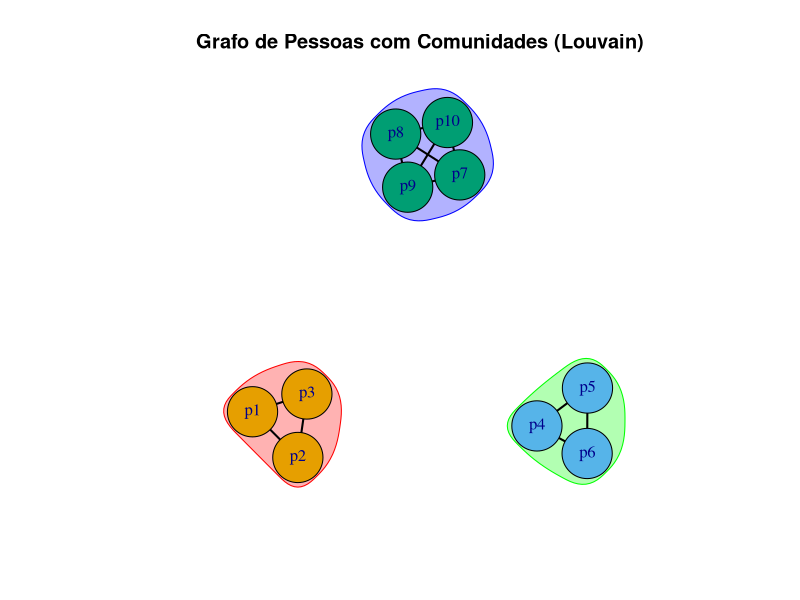

Generate this figure with R: (Note: this script raises an error after producing the figure.)
####============================================
#### Aplicação da modularidade - César Macieira
####============================================
rm(list=ls(all=T))

# Packages
if(!require(igraph)){ install.packages("igraph"); require(igraph)}

#Functions
AlocLikelihoodIndC2 = function(n,theta.real,
                               mu1.real,mu2.real,
                               mu1.estimate,mu2.estimate){
  set.seed(13)
  MatrixU = t(cbind(replicate(theta.real[1]*n,sapply(mu1.real,function(x)rbinom(1,1,x))), 
                    replicate(theta.real[2]*n,sapply(mu2.real,function(x)rbinom(1,1,x)))))
  mu.estimate = rbind(mu1.estimate,mu2.estimate)
  MatrixLikelihoods = matrix(NA, ncol = n, nrow = length(theta.real))
  for(k in 1:length(theta.real)){
    for(i in 1:n){
      MatrixLikelihoods[k,i] = prod(mu.estimate[k,]^MatrixU[i,])
    }
  }
  Community1 = Community2 = 0
  Allocation = matrix(nrow = 1, ncol = n) 
  for(i in 1:n){
    if(MatrixLikelihoods[1,i] == MatrixLikelihoods[2,i]){
      choicedraw = sample(x = c(1,2), size = 1, prob = c(theta.real[1],theta.real[2]))
      if(choicedraw == 1){
        Community1 = Community1 + 1
        Allocation[1,i] = 1
      }else if(choicedraw == 2){
        Community2 = Community2 + 1
        Allocation[1,i] = 2
      }
    }else 
      if(which.max(MatrixLikelihoods[,i]) == 1){
        Community1 = Community1 + 1
        Allocation[1,i] = 1
      }else if(which.max(MatrixLikelihoods[,i]) == 2){
        Community2 = Community2 + 1
        Allocation[1,i] = 2
      }
  }
  results = list()
  results$MatrixLikelihoods = MatrixLikelihoods
  results$Allocation = Allocation
  results$PropAllocation = rbind(Community1/n,Community2/n)
  return(results)
}
AlocLikelihoodIndC3 = function(n,theta.real,
                               mu1.real,mu2.real,mu3.real,
                               mu1.estimate,mu2.estimate,mu3.estimate){
  set.seed(13)
  MatrixU = t(cbind(replicate(theta.real[1]*n,sapply(mu1.real,function(x)rbinom(1,1,x))), 
                    replicate(theta.real[2]*n,sapply(mu2.real,function(x)rbinom(1,1,x))),
                    replicate(theta.real[3]*n,sapply(mu3.real,function(x)rbinom(1,1,x)))))
  mu.estimate = rbind(mu1.estimate,mu2.estimate,mu3.estimate)
  MatrixLikelihoods = matrix(NA, ncol = n, nrow = length(theta.real))
  for(k in 1:length(theta.real)){
    for(i in 1:n){
      MatrixLikelihoods[k,i] = prod(mu.estimate[k,]^MatrixU[i,])
    }
  }
  Community1 = Community2 = Community3 = 0
  Allocation = matrix(nrow = 1, ncol = n) 
  for(i in 1:n){
    if(MatrixLikelihoods[1,i] == MatrixLikelihoods[2,i] & MatrixLikelihoods[1,i] == MatrixLikelihoods[3,i]){
      choicedraw = sample(x = c(1,2,3), size = 1, prob = c(theta.real[1],theta.real[2],theta.real[3]))
      if(choicedraw == 1){ 
        Community1 = Community1 + 1; Allocation[1,i] = 1 
      }else if(choicedraw == 2){ 
        Community2 = Community2 + 1; Allocation[1,i] = 2 
      }else if(choicedraw == 3){ 
        Community3 = Community3 + 1; Allocation[1,i] = 3 
      }
    }else if(which.max(MatrixLikelihoods[,i]) == 1 & MatrixLikelihoods[1,i] == MatrixLikelihoods[2,i]){
      choicedraw = sample(x = c(1,2), size = 1, prob = c(theta.real[1],theta.real[2]))
      if(choicedraw == 1){ 
        Community1 = Community1 + 1; Allocation[1,i] = 1  
      }
      else if(choicedraw == 2){ 
        Community2 = Community2 + 1; Allocation[1,i] = 2 
      }
    }else if(which.max(MatrixLikelihoods[,i]) == 1 & MatrixLikelihoods[1,i] == MatrixLikelihoods[3,i]){
      choicedraw = sample(x = c(1,3), size = 1, prob = c(theta.real[1],theta.real[3]))
      if(choicedraw == 1){ 
        Community1 = Community1 + 1; Allocation[1,i] = 1 
      }
      else if(choicedraw == 3){ 
        Community3 = Community3 + 1; Allocation[1,i] = 3 
      }
    }else if(which.max(MatrixLikelihoods[,i]) == 2 & MatrixLikelihoods[2,i] == MatrixLikelihoods[3,i]){
      choicedraw = sample(x = c(2,3), size = 1, prob = c(theta.real[2],theta.real[3]))
      if(choicedraw == 2){ 
        Community2 = Community2 + 1; Allocation[1,i] = 2 
      }
      else if(choicedraw == 3){ 
        Community3 = Community3 + 1; Allocation[1,i] = 3 
      }
    }else if(which.max(MatrixLikelihoods[,i]) == 1){
      Community1 = Community1 + 1; Allocation[1,i] = 1
    }else if(which.max(MatrixLikelihoods[,i]) == 2){
      Community2 = Community2 + 1; Allocation[1,i] = 2
    }else if(which.max(MatrixLikelihoods[,i]) == 3){
      Community3 = Community3 + 1; Allocation[1,i] = 3
    }
  }
  results = list()
  results$MatrixLikelihoods = MatrixLikelihoods
  results$Allocation = Allocation
  results$PropAllocation = rbind(Community1/n,Community2/n,Community3/n)
  return(results)
  
}
AlocLikelihoodIndC4 = function(n,theta.real,
                               mu1.real,mu2.real,mu3.real,mu4.real,
                               mu1.estimate,mu2.estimate,mu3.estimate,mu4.estimate){
  set.seed(13)
  MatrixU = t(cbind(replicate(theta.real[1]*n,sapply(mu1.real,function(x)rbinom(1,1,x))), 
                    replicate(theta.real[2]*n,sapply(mu2.real,function(x)rbinom(1,1,x))),
                    replicate(theta.real[3]*n,sapply(mu3.real,function(x)rbinom(1,1,x))),
                    replicate(theta.real[4]*n,sapply(mu4.real,function(x)rbinom(1,1,x)))))
  mu.estimate = rbind(mu1.estimate,mu2.estimate,mu3.estimate,mu4.estimate)
  MatrixLikelihoods = matrix(NA, ncol = n, nrow = length(theta.real))
  for(k in 1:length(theta.real)){
    for(i in 1:n){
      MatrixLikelihoods[k,i] = prod(mu.estimate[k,]^MatrixU[i,])
    }
  }
  Community1 = Community2 = Community3 = Community4 = 0
  Allocation = matrix(nrow = 1, ncol = n) 
  for(i in 1:n){
    if(MatrixLikelihoods[1,i] == MatrixLikelihoods[2,i] & 
       MatrixLikelihoods[1,i] == MatrixLikelihoods[3,i] &
       MatrixLikelihoods[1,i] == MatrixLikelihoods[4,i]){#Empate entre 1, 2, 3 e 4
      choicedraw = sample(x = c(1,2,3,4), size = 1, prob = c(theta.real[1],theta.real[2],theta.real[3],theta.real[4]))
      if(choicedraw == 1){ 
        Community1 = Community1 + 1; Allocation[1,i] = 1 
      }else if(choicedraw == 2){ 
        Community2 = Community2 + 1; Allocation[1,i] = 2 
      }else if(choicedraw == 3){ 
        Community3 = Community3 + 1; Allocation[1,i] = 3 
      }else if(choicedraw == 4){ 
        Community4 = Community4 + 1; Allocation[1,i] = 4 
      }
    }else if(which.max(MatrixLikelihoods[,i]) == 1 &
             MatrixLikelihoods[1,i] == MatrixLikelihoods[2,i] & 
             MatrixLikelihoods[1,i] == MatrixLikelihoods[3,i]){#Empate entre 1, 2 e 3
      choicedraw = sample(x = c(1,2,3), size = 1, prob = c(theta.real[1],theta.real[2],theta.real[3]))
      if(choicedraw == 1){ 
        Community1 = Community1 + 1; Allocation[1,i] = 1 
      }else if(choicedraw == 2){ 
        Community2 = Community2 + 1; Allocation[1,i] = 2 
      }else if(choicedraw == 3){ 
        Community3 = Community3 + 1; Allocation[1,i] = 3 
      }
    }else if(which.max(MatrixLikelihoods[,i]) == 1 &
             MatrixLikelihoods[1,i] == MatrixLikelihoods[2,i] &
             MatrixLikelihoods[1,i] == MatrixLikelihoods[4,i]){#Empate entre 1, 2 e 4
      choicedraw = sample(x = c(1,2,4), size = 1, prob = c(theta.real[1],theta.real[2],theta.real[4]))
      if(choicedraw == 1){ 
        Community1 = Community1 + 1; Allocation[1,i] = 1 
      }else if(choicedraw == 2){ 
        Community2 = Community2 + 1; Allocation[1,i] = 2 
      }else if(choicedraw == 4){ 
        Community4 = Community4 + 1; Allocation[1,i] = 4 
      }
    }else if(which.max(MatrixLikelihoods[,i]) == 1 &
             MatrixLikelihoods[1,i] == MatrixLikelihoods[3,i] &
             MatrixLikelihoods[1,i] == MatrixLikelihoods[4,i]){#Empate entre 1, 3 e 4
      choicedraw = sample(x = c(1,3,4), size = 1, prob = c(theta.real[1],theta.real[3],theta.real[4]))
      if(choicedraw == 1){ 
        Community1 = Community1 + 1; Allocation[1,i] = 1 
      }else if(choicedraw == 3){ 
        Community3 = Community3 + 1; Allocation[1,i] = 3 
      }else if(choicedraw == 4){ 
        Community4 = Community4 + 1; Allocation[1,i] = 4 
      }
    }else if(which.max(MatrixLikelihoods[,i]) == 2 &
             MatrixLikelihoods[2,i] == MatrixLikelihoods[3,i] &
             MatrixLikelihoods[2,i] == MatrixLikelihoods[4,i]){#Empate entre 2, 3 e 4
      choicedraw = sample(x = c(2,3,4), size = 1, prob = c(theta.real[2],theta.real[3],theta.real[4]))
      if(choicedraw == 2){ 
        Community2 = Community2 + 1; Allocation[1,i] = 2 
      }else if(choicedraw == 3){ 
        Community3 = Community3 + 1; Allocation[1,i] = 3 
      }else if(choicedraw == 4){ 
        Community4 = Community4 + 1; Allocation[1,i] = 4 
      }
    }else if(which.max(MatrixLikelihoods[,i]) == 1 & MatrixLikelihoods[1,i] == MatrixLikelihoods[2,i]){#Empate entre 1 e 2
      choicedraw = sample(x = c(1,2), size = 1, prob = c(theta.real[1],theta.real[2]))
      if(choicedraw == 1){ 
        Community1 = Community1 + 1; Allocation[1,i] = 1  
      }
      else if(choicedraw == 2){ 
        Community2 = Community2 + 1; Allocation[1,i] = 2 
      }
    }else if(which.max(MatrixLikelihoods[,i]) == 1 & MatrixLikelihoods[1,i] == MatrixLikelihoods[3,i]){#Empate entre 1 e 3
      choicedraw = sample(x = c(1,3), size = 1, prob = c(theta.real[1],theta.real[3]))
      if(choicedraw == 1){ 
        Community1 = Community1 + 1; Allocation[1,i] = 1 
      }
      else if(choicedraw == 3){ 
        Community3 = Community3 + 1; Allocation[1,i] = 3 
      }
    }else if(which.max(MatrixLikelihoods[,i]) == 1 & MatrixLikelihoods[1,i] == MatrixLikelihoods[4,i]){#Empate entre 1 e 4
      choicedraw = sample(x = c(1,4), size = 1, prob = c(theta.real[1],theta.real[4]))
      if(choicedraw == 1){ 
        Community1 = Community1 + 1; Allocation[1,i] = 1 
      }
      else if(choicedraw == 4){ 
        Community4 = Community4 + 1; Allocation[1,i] = 4 
      }
    }else if(which.max(MatrixLikelihoods[,i]) == 2 & MatrixLikelihoods[2,i] == MatrixLikelihoods[3,i]){#Empate entre 2 e 3
      choicedraw = sample(x = c(2,3), size = 1, prob = c(theta.real[2],theta.real[3]))
      if(choicedraw == 2){ 
        Community2 = Community2 + 1; Allocation[1,i] = 2 
      }else if(choicedraw == 3){ 
        Community3 = Community3 + 1; Allocation[1,i] = 3 
      }
    }else if(which.max(MatrixLikelihoods[,i]) == 2 & MatrixLikelihoods[2,i] == MatrixLikelihoods[4,i]){#Empate entre 2 e 4
      choicedraw = sample(x = c(2,4), size = 1, prob = c(theta.real[2],theta.real[4]))
      if(choicedraw == 2){ 
        Community2 = Community2 + 1; Allocation[1,i] = 2 
      }else if(choicedraw == 4){ 
        Community4 = Community4 + 1; Allocation[1,i] = 4 
      }
    }else if(which.max(MatrixLikelihoods[,i]) == 3 & MatrixLikelihoods[3,i] == MatrixLikelihoods[4,i]){#Empate entre 3 e 4
      choicedraw = sample(x = c(3,4), size = 1, prob = c(theta.real[3],theta.real[4]))
      if(choicedraw == 3){ 
        Community3 = Community3 + 1; Allocation[1,i] = 3 
      }else if(choicedraw == 4){ 
        Community4 = Community4 + 1; Allocation[1,i] = 4 
      }
    }else if(which.max(MatrixLikelihoods[,i]) == 1){
      Community1 = Community1 + 1; Allocation[1,i] = 1
    }else if(which.max(MatrixLikelihoods[,i]) == 2){
      Community2 = Community2 + 1; Allocation[1,i] = 2
    }else if(which.max(MatrixLikelihoods[,i]) == 3){
      Community3 = Community3 + 1; Allocation[1,i] = 3
    }else if(which.max(MatrixLikelihoods[,i]) == 4){
      Community4 = Community4 + 1; Allocation[1,i] = 4
    }
  }
  results = list()
  results$MatrixLikelihoods = MatrixLikelihoods
  results$Allocation = Allocation
  results$PropAllocation = rbind(Community1/n,Community2/n,Community3/n,Community4/n)
  return(results)
  
}
AlocLikelihoodIndC5 = function(n,theta.real,
                               mu1.real,mu2.real,mu3.real,mu4.real,mu5.real,
                               mu1.estimate,mu2.estimate,mu3.estimate,mu4.estimate,mu5.estimate){
  set.seed(13)
  MatrixU = t(cbind(replicate(theta.real[1]*n,sapply(mu1.real,function(x)rbinom(1,1,x))), 
                    replicate(theta.real[2]*n,sapply(mu2.real,function(x)rbinom(1,1,x))),
                    replicate(theta.real[3]*n,sapply(mu3.real,function(x)rbinom(1,1,x))),
                    replicate(theta.real[4]*n,sapply(mu4.real,function(x)rbinom(1,1,x))),
                    replicate(theta.real[5]*n,sapply(mu5.real,function(x)rbinom(1,1,x)))))
  mu.estimate = rbind(mu1.estimate,mu2.estimate,mu3.estimate,mu4.estimate,mu5.estimate)
  MatrixLikelihoods = matrix(NA, ncol = n, nrow = length(theta.real))
  for(k in 1:length(theta.real)){
    for(i in 1:n){
      MatrixLikelihoods[k,i] = prod(mu.estimate[k,]^MatrixU[i,])
    }
  }
  Community1 = Community2 = Community3 = Community4 = Community5 = 0
  Allocation = matrix(nrow = 1, ncol = n) 
  for(i in 1:n){
    if(MatrixLikelihoods[1,i] == MatrixLikelihoods[2,i] & 
       MatrixLikelihoods[1,i] == MatrixLikelihoods[3,i] &
       MatrixLikelihoods[1,i] == MatrixLikelihoods[4,i] &
       MatrixLikelihoods[1,i] == MatrixLikelihoods[5,i]){#Empate entre 1, 2, 3, 4 e 5
      choicedraw = sample(x = c(1,2,3,4,5), size = 1, prob = c(theta.real[1],theta.real[2],theta.real[3],theta.real[4],theta.real[5]))
      if(choicedraw == 1){ 
        Community1 = Community1 + 1; Allocation[1,i] = 1 
      }else if(choicedraw == 2){ 
        Community2 = Community2 + 1; Allocation[1,i] = 2 
      }else if(choicedraw == 3){ 
        Community3 = Community3 + 1; Allocation[1,i] = 3 
      }else if(choicedraw == 4){ 
        Community4 = Community4 + 1; Allocation[1,i] = 4 
      }else if(choicedraw == 5){ 
        Community5 = Community5 + 1; Allocation[1,i] = 5 
      }
    }else if(MatrixLikelihoods[1,i] == MatrixLikelihoods[2,i] & 
             MatrixLikelihoods[1,i] == MatrixLikelihoods[3,i] &
             MatrixLikelihoods[1,i] == MatrixLikelihoods[4,i]){#Empate entre 1, 2, 3 e 4
      choicedraw = sample(x = c(1,2,3,4), size = 1, prob = c(theta.real[1],theta.real[2],theta.real[3],theta.real[4]))
      if(choicedraw == 1){ 
        Community1 = Community1 + 1; Allocation[1,i] = 1 
      }else if(choicedraw == 2){ 
        Community2 = Community2 + 1; Allocation[1,i] = 2 
      }else if(choicedraw == 3){ 
        Community3 = Community3 + 1; Allocation[1,i] = 3 
      }else if(choicedraw == 4){ 
        Community4 = Community4 + 1; Allocation[1,i] = 4 
      }
    }else if(MatrixLikelihoods[1,i] == MatrixLikelihoods[2,i] & 
             MatrixLikelihoods[1,i] == MatrixLikelihoods[3,i] &
             MatrixLikelihoods[1,i] == MatrixLikelihoods[5,i]){#Empate entre 1, 2, 3 e 5
      choicedraw = sample(x = c(1,2,3,5), size = 1, prob = c(theta.real[1],theta.real[2],theta.real[3],theta.real[5]))
      if(choicedraw == 1){ 
        Community1 = Community1 + 1; Allocation[1,i] = 1 
      }else if(choicedraw == 2){ 
        Community2 = Community2 + 1; Allocation[1,i] = 2 
      }else if(choicedraw == 3){ 
        Community3 = Community3 + 1; Allocation[1,i] = 3 
      }else if(choicedraw == 5){ 
        Community5 = Community5 + 1; Allocation[1,i] = 5 
      }
    }else if(MatrixLikelihoods[1,i] == MatrixLikelihoods[2,i] & 
             MatrixLikelihoods[1,i] == MatrixLikelihoods[4,i] &
             MatrixLikelihoods[1,i] == MatrixLikelihoods[5,i]){#Empate entre 1, 2, 4 e 5
      choicedraw = sample(x = c(1,2,4,5), size = 1, prob = c(theta.real[1],theta.real[2],theta.real[4],theta.real[5]))
      if(choicedraw == 1){ 
        Community1 = Community1 + 1; Allocation[1,i] = 1 
      }else if(choicedraw == 2){ 
        Community2 = Community2 + 1; Allocation[1,i] = 2 
      }else if(choicedraw == 4){ 
        Community4 = Community4 + 1; Allocation[1,i] = 4 
      }else if(choicedraw == 5){ 
        Community5 = Community5 + 1; Allocation[1,i] = 5 
      }
    }else if(MatrixLikelihoods[1,i] == MatrixLikelihoods[3,i] & 
             MatrixLikelihoods[1,i] == MatrixLikelihoods[4,i] &
             MatrixLikelihoods[1,i] == MatrixLikelihoods[5,i]){#Empate entre 1, 3, 4 e 5
      choicedraw = sample(x = c(1,3,4,5), size = 1, prob = c(theta.real[1],theta.real[3],theta.real[4],theta.real[5]))
      if(choicedraw == 1){ 
        Community1 = Community1 + 1; Allocation[1,i] = 1 
      }else if(choicedraw == 3){ 
        Community3 = Community3 + 1; Allocation[1,i] = 3 
      }else if(choicedraw == 4){ 
        Community4 = Community4 + 1; Allocation[1,i] = 4 
      }else if(choicedraw == 5){ 
        Community5 = Community5 + 1; Allocation[1,i] = 5 
      }
    }else if(which.max(MatrixLikelihoods[,i]) == 1 &
             MatrixLikelihoods[1,i] == MatrixLikelihoods[2,i] & 
             MatrixLikelihoods[1,i] == MatrixLikelihoods[3,i]){#Empate entre 1, 2 e 3
      choicedraw = sample(x = c(1,2,3), size = 1, prob = c(theta.real[1],theta.real[2],theta.real[3]))
      if(choicedraw == 1){ 
        Community1 = Community1 + 1; Allocation[1,i] = 1 
      }else if(choicedraw == 2){ 
        Community2 = Community2 + 1; Allocation[1,i] = 2 
      }else if(choicedraw == 3){ 
        Community3 = Community3 + 1; Allocation[1,i] = 3 
      }
    }else if(which.max(MatrixLikelihoods[,i]) == 1 &
             MatrixLikelihoods[1,i] == MatrixLikelihoods[2,i] &
             MatrixLikelihoods[1,i] == MatrixLikelihoods[4,i]){#Empate entre 1, 2 e 4
      choicedraw = sample(x = c(1,2,4), size = 1, prob = c(theta.real[1],theta.real[2],theta.real[4]))
      if(choicedraw == 1){ 
        Community1 = Community1 + 1; Allocation[1,i] = 1 
      }else if(choicedraw == 2){ 
        Community2 = Community2 + 1; Allocation[1,i] = 2 
      }else if(choicedraw == 4){ 
        Community4 = Community4 + 1; Allocation[1,i] = 4 
      }
    }else if(which.max(MatrixLikelihoods[,i]) == 1 &
             MatrixLikelihoods[1,i] == MatrixLikelihoods[2,i] &
             MatrixLikelihoods[1,i] == MatrixLikelihoods[5,i]){#Empate entre 1, 2 e 5
      choicedraw = sample(x = c(1,2,5), size = 1, prob = c(theta.real[1],theta.real[2],theta.real[5]))
      if(choicedraw == 1){ 
        Community1 = Community1 + 1; Allocation[1,i] = 1 
      }else if(choicedraw == 2){ 
        Community2 = Community2 + 1; Allocation[1,i] = 2 
      }else if(choicedraw == 5){ 
        Community5 = Community5 + 1; Allocation[1,i] = 5 
      }
    }else if(which.max(MatrixLikelihoods[,i]) == 1 &
             MatrixLikelihoods[1,i] == MatrixLikelihoods[3,i] &
             MatrixLikelihoods[1,i] == MatrixLikelihoods[4,i]){#Empate entre 1, 3 e 4
      choicedraw = sample(x = c(1,3,4), size = 1, prob = c(theta.real[1],theta.real[3],theta.real[4]))
      if(choicedraw == 1){ 
        Community1 = Community1 + 1; Allocation[1,i] = 1 
      }else if(choicedraw == 3){ 
        Community3 = Community3 + 1; Allocation[1,i] = 3 
      }else if(choicedraw == 4){ 
        Community4 = Community4 + 1; Allocation[1,i] = 4 
      }
    }else if(which.max(MatrixLikelihoods[,i]) == 1 &
             MatrixLikelihoods[1,i] == MatrixLikelihoods[3,i] &
             MatrixLikelihoods[1,i] == MatrixLikelihoods[5,i]){#Empate entre 1, 3 e 5
      choicedraw = sample(x = c(1,3,5), size = 1, prob = c(theta.real[1],theta.real[3],theta.real[5]))
      if(choicedraw == 1){ 
        Community1 = Community1 + 1; Allocation[1,i] = 1 
      }else if(choicedraw == 3){ 
        Community3 = Community3 + 1; Allocation[1,i] = 3 
      }else if(choicedraw == 5){ 
        Community5 = Community5 + 1; Allocation[1,i] = 5 
      }
    }else if(which.max(MatrixLikelihoods[,i]) == 2 &
             MatrixLikelihoods[2,i] == MatrixLikelihoods[3,i] &
             MatrixLikelihoods[2,i] == MatrixLikelihoods[4,i]){#Empate entre 2, 3 e 4
      choicedraw = sample(x = c(2,3,4), size = 1, prob = c(theta.real[2],theta.real[3],theta.real[4]))
      if(choicedraw == 2){ 
        Community2 = Community2 + 1; Allocation[1,i] = 2 
      }else if(choicedraw == 3){ 
        Community3 = Community3 + 1; Allocation[1,i] = 3 
      }else if(choicedraw == 4){ 
        Community4 = Community4 + 1; Allocation[1,i] = 4 
      }
    }else if(which.max(MatrixLikelihoods[,i]) == 2 &
             MatrixLikelihoods[2,i] == MatrixLikelihoods[3,i] &
             MatrixLikelihoods[2,i] == MatrixLikelihoods[5,i]){#Empate entre 2, 3 e 5
      choicedraw = sample(x = c(2,3,5), size = 1, prob = c(theta.real[2],theta.real[3],theta.real[5]))
      if(choicedraw == 2){ 
        Community2 = Community2 + 1; Allocation[1,i] = 2 
      }else if(choicedraw == 3){ 
        Community3 = Community3 + 1; Allocation[1,i] = 3 
      }else if(choicedraw == 5){ 
        Community5 = Community5 + 1; Allocation[1,i] = 5 
      }
    }else if(which.max(MatrixLikelihoods[,i]) == 3 &
             MatrixLikelihoods[3,i] == MatrixLikelihoods[4,i] &
             MatrixLikelihoods[3,i] == MatrixLikelihoods[5,i]){#Empate entre 3, 4 e 5
      choicedraw = sample(x = c(3,4,5), size = 1, prob = c(theta.real[3],theta.real[4],theta.real[5]))
      if(choicedraw == 3){ 
        Community3 = Community3 + 1; Allocation[1,i] = 3 
      }else if(choicedraw == 4){ 
        Community4 = Community4 + 1; Allocation[1,i] = 4 
      }else if(choicedraw == 5){ 
        Community5 = Community5 + 1; Allocation[1,i] = 5 
      }
    }else if(which.max(MatrixLikelihoods[,i]) == 1 & MatrixLikelihoods[1,i] == MatrixLikelihoods[2,i]){#Empate entre 1 e 2
      choicedraw = sample(x = c(1,2), size = 1, prob = c(theta.real[1],theta.real[2]))
      if(choicedraw == 1){ 
        Community1 = Community1 + 1; Allocation[1,i] = 1  
      }
      else if(choicedraw == 2){ 
        Community2 = Community2 + 1; Allocation[1,i] = 2 
      }
    }else if(which.max(MatrixLikelihoods[,i]) == 1 & MatrixLikelihoods[1,i] == MatrixLikelihoods[3,i]){#Empate entre 1 e 3
      choicedraw = sample(x = c(1,3), size = 1, prob = c(theta.real[1],theta.real[3]))
      if(choicedraw == 1){ 
        Community1 = Community1 + 1; Allocation[1,i] = 1 
      }
      else if(choicedraw == 3){ 
        Community3 = Community3 + 1; Allocation[1,i] = 3 
      }
    }else if(which.max(MatrixLikelihoods[,i]) == 1 & MatrixLikelihoods[1,i] == MatrixLikelihoods[4,i]){#Empate entre 1 e 4
      choicedraw = sample(x = c(1,4), size = 1, prob = c(theta.real[1],theta.real[4]))
      if(choicedraw == 1){ 
        Community1 = Community1 + 1; Allocation[1,i] = 1 
      }
      else if(choicedraw == 4){ 
        Community4 = Community4 + 1; Allocation[1,i] = 4 
      }
    }else if(which.max(MatrixLikelihoods[,i]) == 1 & MatrixLikelihoods[1,i] == MatrixLikelihoods[5,i]){#Empate entre 1 e 5
      choicedraw = sample(x = c(1,5), size = 1, prob = c(theta.real[1],theta.real[5]))
      if(choicedraw == 1){ 
        Community1 = Community1 + 1; Allocation[1,i] = 1 
      }
      else if(choicedraw == 5){ 
        Community5 = Community5 + 1; Allocation[1,i] = 5 
      }
    }else if(which.max(MatrixLikelihoods[,i]) == 2 & MatrixLikelihoods[2,i] == MatrixLikelihoods[3,i]){#Empate entre 2 e 3
      choicedraw = sample(x = c(2,3), size = 1, prob = c(theta.real[2],theta.real[3]))
      if(choicedraw == 2){ 
        Community2 = Community2 + 1; Allocation[1,i] = 2 
      }else if(choicedraw == 3){ 
        Community3 = Community3 + 1; Allocation[1,i] = 3 
      }
    }else if(which.max(MatrixLikelihoods[,i]) == 2 & MatrixLikelihoods[2,i] == MatrixLikelihoods[4,i]){#Empate entre 2 e 4
      choicedraw = sample(x = c(2,4), size = 1, prob = c(theta.real[2],theta.real[4]))
      if(choicedraw == 2){ 
        Community2 = Community2 + 1; Allocation[1,i] = 2 
      }else if(choicedraw == 4){ 
        Community4 = Community4 + 1; Allocation[1,i] = 4 
      }
    }else if(which.max(MatrixLikelihoods[,i]) == 2 & MatrixLikelihoods[2,i] == MatrixLikelihoods[5,i]){#Empate entre 2 e 5
      choicedraw = sample(x = c(2,5), size = 1, prob = c(theta.real[2],theta.real[5]))
      if(choicedraw == 2){ 
        Community2 = Community2 + 1; Allocation[1,i] = 2 
      }else if(choicedraw == 5){ 
        Community5 = Community5 + 1; Allocation[1,i] = 5 
      }
    }else if(which.max(MatrixLikelihoods[,i]) == 3 & MatrixLikelihoods[3,i] == MatrixLikelihoods[4,i]){#Empate entre 3 e 4
      choicedraw = sample(x = c(3,4), size = 1, prob = c(theta.real[3],theta.real[4]))
      if(choicedraw == 3){ 
        Community3 = Community3 + 1; Allocation[1,i] = 3 
      }else if(choicedraw == 4){ 
        Community4 = Community4 + 1; Allocation[1,i] = 4 
      }
    }else if(which.max(MatrixLikelihoods[,i]) == 3 & MatrixLikelihoods[3,i] == MatrixLikelihoods[5,i]){#Empate entre 3 e 5
      choicedraw = sample(x = c(3,5), size = 1, prob = c(theta.real[3],theta.real[5]))
      if(choicedraw == 3){ 
        Community3 = Community3 + 1; Allocation[1,i] = 3 
      }else if(choicedraw == 5){ 
        Community5 = Community5 + 1; Allocation[1,i] = 5 
      }
    }else if(which.max(MatrixLikelihoods[,i]) == 4 & MatrixLikelihoods[4,i] == MatrixLikelihoods[5,i]){#Empate entre 4 e 5
      choicedraw = sample(x = c(4,5), size = 1, prob = c(theta.real[4],theta.real[5]))
      if(choicedraw == 4){ 
        Community4 = Community4 + 1; Allocation[1,i] = 4 
      }else if(choicedraw == 5){ 
        Community5 = Community5 + 1; Allocation[1,i] = 5 
      }
    }else if(which.max(MatrixLikelihoods[,i]) == 1){
      Community1 = Community1 + 1; Allocation[1,i] = 1
    }else if(which.max(MatrixLikelihoods[,i]) == 2){
      Community2 = Community2 + 1; Allocation[1,i] = 2
    }else if(which.max(MatrixLikelihoods[,i]) == 3){
      Community3 = Community3 + 1; Allocation[1,i] = 3
    }else if(which.max(MatrixLikelihoods[,i]) == 4){
      Community4 = Community4 + 1; Allocation[1,i] = 4
    }else if(which.max(MatrixLikelihoods[,i]) == 5){
      Community5 = Community5 + 1; Allocation[1,i] = 5
    }
  }
  results = list()
  results$MatrixLikelihoods = MatrixLikelihoods
  results$Allocation = Allocation
  results$PropAllocation = rbind(Community1/n,Community2/n,Community3/n,Community4/n,Community5/n)
  return(results)
  
}

####=======================
#### Simulação 1: Extremos
####=======================
# 1. Inicialização
set.seed(13)
n_pessoas = 10
n_palavras = 9
matriz_medidas = matrix(0, nrow = n_pessoas, ncol = n_palavras)
cluster_real <- rep(NA, n_pessoas)

# 2. Gerar as medidas por grupo
for (i in 1:n_pessoas) {
  if (i <= 3) {
    matriz_medidas[i, 1:3] = runif(3)
    cluster_real[i] = 1
  } else if (i <= 6) {
    matriz_medidas[i, 4:6] = runif(3)
    cluster_real[i] = 2
  } else {
    matriz_medidas[i, 7:9] = runif(3)
    cluster_real[i] = 3
  }
}
matriz_medidas

# 3. Criação da matriz U
matriz_binaria = matrix(0, nrow = n_pessoas, ncol = n_palavras)
for (i in 1:n_pessoas) {
  top_3 = order(matriz_medidas[i, ], decreasing = TRUE)[1:3]
  matriz_binaria[i, top_3] = 1
}
matriz_binaria

# 4. Criar grafo bipartido
linhas = which(matriz_binaria == 1, arr.ind = TRUE)
edges = cbind(paste0("p", linhas[,1]), paste0("w", linhas[,2]))
g_bipartido = graph_from_edgelist(edges, directed = FALSE)
V(g_bipartido)$type = grepl("^w", V(g_bipartido)$name)

# 5. Projetar grafo entre pessoas
g_pessoas = bipartite_projection(g_bipartido)$proj1

# 6. Comunidades e modularidade
comunidades = cluster_louvain(g_pessoas)
modularidade = modularity(comunidades)
cat("Modularidade:", modularidade, "\n")

# 7. Plot do grafo
plot(comunidades, g_pessoas, vertex.label = V(g_pessoas)$name, vertex.color = comunidades$membership,
     vertex.size = 30, edge.width = 2, main = "Grafo de Pessoas com Comunidades (Louvain)")

# 8. Alocações
data.frame(
  id = V(g_pessoas)$name,
  cluster_real = cluster_real[as.numeric(sub("p", "", V(g_pessoas)$name))],
  cluster_modularidade = comunidades$membership
)

AlocTableSim1N1000 = AlocLikelihoodIndC2(n = 60, theta.real = c(0.30,0.70),
                                         mu1.real = c(0.00,0.10,0.40,0.10,0.00),
                                         mu2.real = c(0.30,0.40,0.10,0.90,0.80),
                                         mu1.estimate = c(Sim1N1000$mu.medium[1,]),
                                         mu2.estimate = c(Sim1N1000$mu.medium[2,]));
AlocTableSim1N1000$PropAllocation

####===================================================================================
#### Simulação 2: uma comunidade com medida alta e duas comunidades com medidas baixas
####===================================================================================
# 1. Inicialização
set.seed(13)
n_pessoas = 100
n_palavras = 90
matriz_medidas = matrix(0, nrow = n_pessoas, ncol = n_palavras)
cluster_real <- rep(NA, n_pessoas)

# 2. Gerar medidas por grupo
for (i in 1:n_pessoas) {
  if (i <= 33) {
    medida1 = runif(n_palavras, min = 0.7, max = 1)  # Grupo 1
    matriz_medidas[i, ] = medida1
    cluster_real[i] = 1
  } else if (i <= 66) {
    medida2 = runif(n_palavras, min = 0, max = 0.2)  # Grupo 2
    matriz_medidas[i, ] = medida2
    cluster_real[i] = 2
  } else {
    medida3 = runif(n_palavras, min = 0.1, max = 0.3)  # Grupo 3
    matriz_medidas[i, ] = medida3
    cluster_real[i] = 3
  }
}
matriz_medidas

# 3. Criar matriz binária U com top 5 palavras por pessoa
matriz_binaria = matrix(0, nrow = n_pessoas, ncol = n_palavras)
for (i in 1:n_pessoas) {
  top_5 = order(matriz_medidas[i, ], decreasing = TRUE)[1:5]
  matriz_binaria[i, top_5] = 1
}
matriz_binaria

# 4. Criar grafo bipartido
linhas = which(matriz_binaria == 1, arr.ind = TRUE)
edges = cbind(paste0("p", linhas[,1]), paste0("w", linhas[,2]))
g_bipartido = graph_from_edgelist(edges, directed = FALSE)
V(g_bipartido)$type = grepl("^w", V(g_bipartido)$name)

# 5. Projetar grafo entre pessoas
g_pessoas = bipartite_projection(g_bipartido)$proj1

# 6. Comunidades e modularidade
comunidades = cluster_louvain(g_pessoas)
modularidade = modularity(comunidades)
cat("Modularidade:", modularidade, "\n")

# 7. Plot do grafo
plot(comunidades, g_pessoas, vertex.label = V(g_pessoas)$name, vertex.color = comunidades$membership,
     vertex.size = 30, edge.width = 2, main = "Grafo de Pessoas com Comunidades (Louvain)")

data.frame(
  id = V(g_pessoas)$name,
  cluster_real = cluster_real[as.numeric(sub("p", "", V(g_pessoas)$name))],
  cluster_modularidade = comunidades$membership
)


set.seed(13)
MatrixU = matriz_binaria
mu.estimate = rbind(medida1,medida2,medida3)
n = n_pessoas
theta.real = c(0.3,0.3,0.4)
MatrixLikelihoods = matrix(NA, ncol = n, nrow = length(theta.real))
for(k in 1:length(theta.real)){
  for(i in 1:n){
    MatrixLikelihoods[k,i] = prod(mu.estimate[k,]^MatrixU[i,])
  }
}
Community1 = Community2 = 0
Allocation = matrix(nrow = 1, ncol = n) 
for(i in 1:n){
  if(MatrixLikelihoods[1,i] == MatrixLikelihoods[2,i]){
    choicedraw = sample(x = c(1,2), size = 1, prob = c(theta.real[1],theta.real[2]))
    if(choicedraw == 1){
      Community1 = Community1 + 1
      Allocation[1,i] = 1
    }else if(choicedraw == 2){
      Community2 = Community2 + 1
      Allocation[1,i] = 2
    }
  }else 
    if(which.max(MatrixLikelihoods[,i]) == 1){
      Community1 = Community1 + 1
      Allocation[1,i] = 1
    }else if(which.max(MatrixLikelihoods[,i]) == 2){
      Community2 = Community2 + 1
      Allocation[1,i] = 2
    }
}
results = list()
results$MatrixLikelihoods = MatrixLikelihoods
results$Allocation = Allocation
results$PropAllocation = rbind(Community1/n,Community2/n)
